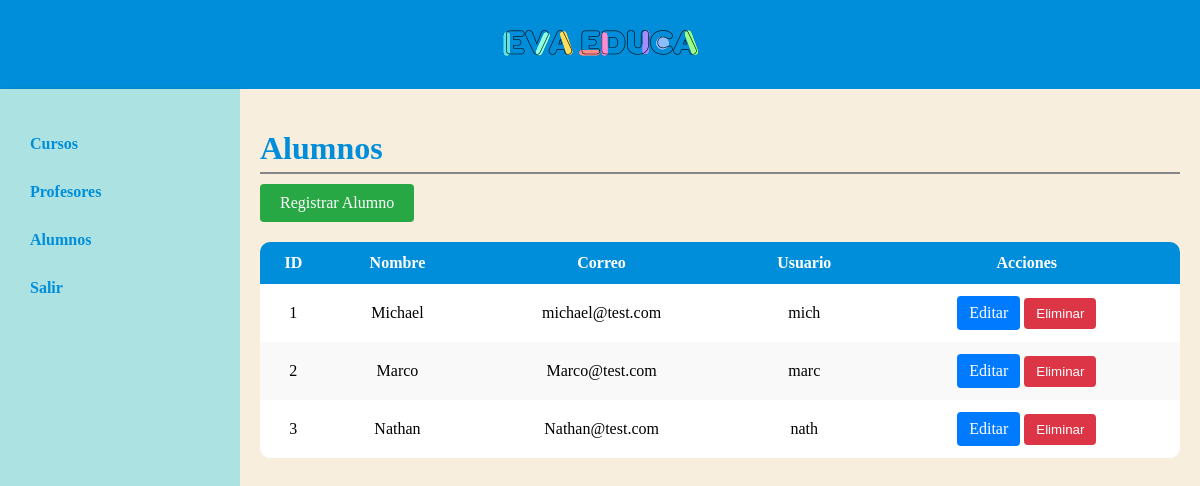
Screenshot of /administrador/alumnos/ (signed in) with the database file from the repository.
### alumno/models.py (models this page shows)
class alumno(models.Model):
    nombre = models.CharField(max_length=100)
    correo = models.EmailField(unique=True)
    usuario = models.CharField(max_length=50)
    contrasena = models.CharField(max_length=100)
    id_curso = models.ManyToManyField(curso, through='AlumnoCurso')
    id_inst_ed = models.ForeignKey(institucion, on_delete=models.CASCADE)

### administrador/decorators.py (the view)
    def wrapper(request, *args, **kwargs):
        if 'administrador_id' not in request.session:
            return redirect('login')
        return view_func(request, *args, **kwargs)

### administrador/views.py (called while the page is built)
@login_required
def alumno_list(request):
    alumnos = alumno.objects.all()
    return render(request, 'alumno_list.html', {'alumnos': alumnos})

### profesor/context_processors.py (called while the page is built)
def profesor_context(request):
    profesor_id = request.session.get('profesor_id')
    if profesor_id:
        profesor_obj = profesor.objects.get(id=profesor_id)
        return {'profesor_logueado': profesor_obj}
    return {}

### administrador/templates/alumno_list.html (shortened to what this page needs)
{% extends 'layouts/base.html' %}
{% block content %}
    <h1 class="titulo-alumnos">Alumnos</h1>
    <a href="{% url 'alumno_create' %}" class="btn btn-success">Registrar Alumno</a>
    <table class="table">
        <thead>
            <tr>
                <th>ID</th>
                <th>Nombre</th>
                <th>Correo</th>
                <th>Usuario</th>
                <th>Acciones</th>
            </tr>
        </thead>
        <tbody>
            {% for alumno in alumnos %}
                <tr>
                    <td>{{ alumno.id }}</td>
                    <td>{{ alumno.nombre }}</td>
                    <td>{{ alumno.correo }}</td>
                    <td>{{ alumno.usuario }}</td>
                    <td>
                        <a href="{% url 'alumno_update' alumno.pk %}" class="btn btn-primary">Editar</a>
                        <form action="{% url 'alumno_delete' alumno.pk %}" method="POST" style="display:inline;">
                            <button type="submit" class="btn btn-primary btn-danger" onclick="return confirm('¿Estás seguro de que deseas eliminar este alumno?');">Eliminar</button>
                        </form>
                    </td>
                </tr>
            {% empty %}
                <tr>
                    <td colspan="5">No hay alumnos disponibles.</td>
                </tr>
            {% endfor %}
        </tbody>
    </table>
{% endblock %}

### administrador/static/styles/principal.css (style rules this page uses)
body, html { margin: 0; padding: 0; height: 100%; }
.btn-success { background-color: #28a745; }

### administrador/static/styles/principal_cursos.css (style rules this page uses)
.btn { text-decoration: none; color: #fff; padding: 8px 12px; border-radius: 4px; display: inline-block; border: none; cursor: pointer; }
.btn-primary { background-color: #007bff; }
.btn-danger { background-color: #dc3545; }
.table { width: 100%; border-spacing: 0; margin-top: 20px; border-collapse: separate; border-radius: 10px; overflow: hidden; }
.table th, .table td { border: none; padding: 12px 8px; text-align: center; vertical-align: middle; }
.table th { background-color: #008EDA; color: #FFFFFF; font-weight: bold; }
.table tbody tr { background-color: #fff; }
.table tbody tr:nth-child(even) { background-color: #f9f9f9; }
.table td a, .table td button { text-decoration: none; color: #fff; padding: 8px 12px; border-radius: 4px; display: inline-block; border: none; cursor: pointer; }
.table td a.btn-primary, .table td button.btn-primary { background-color: #007bff; }
.table td a.btn-danger, .table td button.btn-danger { background-color: #dc3545; }

### administrador/static/styles/principal_alumnos.css (style rules this page uses)
.titulo-alumnos { color: #008EDA; border-bottom: 2px solid #868585; padding-bottom: 5px; margin-bottom: 10px; }

### administrador/static/styles/forms.css (style rules this page uses)
.btn-success { background-color: #28a745; color: #fff; padding: 10px 20px; border: none; border-radius: 4px; cursor: pointer; text-decoration: none; }

### rows the page displays
alumno: id "1", nombre "Michael", correo "michael@test.com", usuario "mich"
alumno: id "2", nombre "Marco", correo "Marco@test.com", usuario "marc"
alumno: id "3", nombre "Nathan", correo "Nathan@test.com", usuario "nath"
